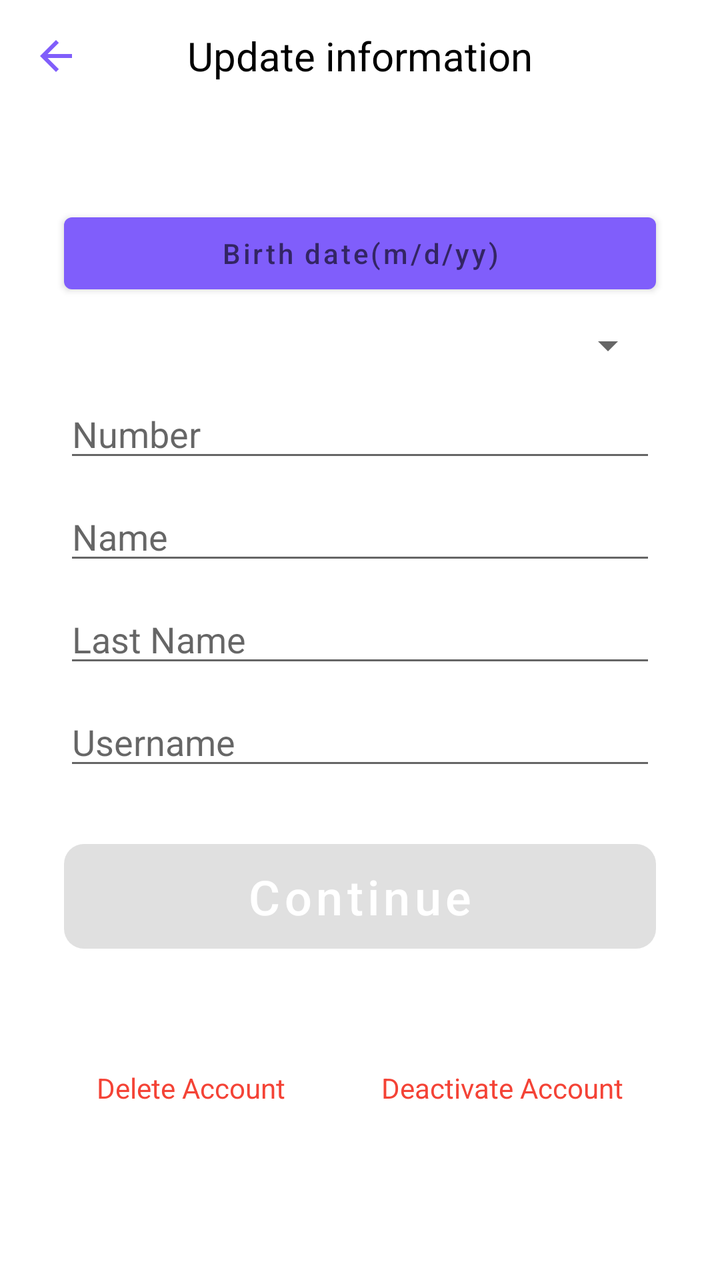
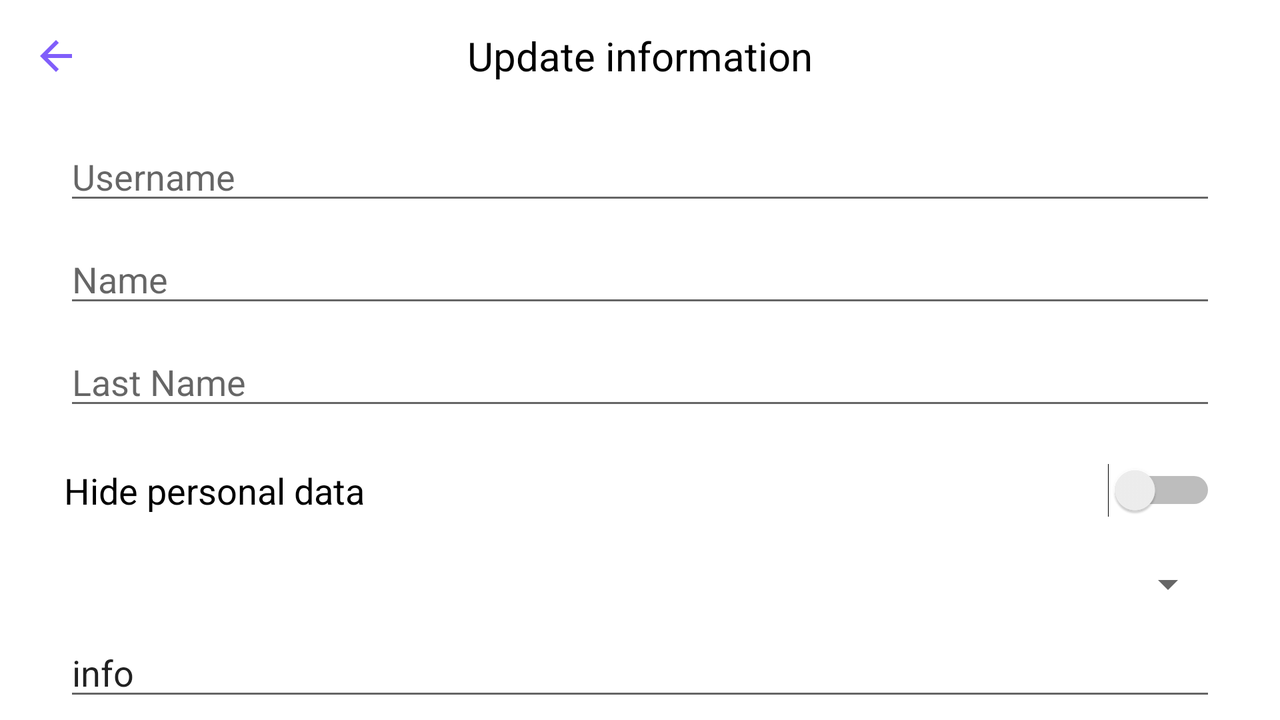

First picture: res/layout/ on a phone held upright. Second picture: the repository's own variant of that layout, on a device whose configuration matches the variant's folder. Source for both follows.
<!-- AndroidManifest.xml: application theme AppTheme -->
<!-- res/layout/fragment_update_user_information.xml -->
<?xml version="1.0" encoding="utf-8"?>
<layout xmlns:android="http://schemas.android.com/apk/res/android"
    xmlns:app="http://schemas.android.com/apk/res-auto"
    xmlns:tools="http://schemas.android.com/tools">

    <data>
        <variable
            name="updateUserViewModel"
            type="com.example.dynamicmessenger.userHome.viewModels.UpdateUserInformationViewModel" />
    </data>

        <androidx.constraintlayout.widget.ConstraintLayout
            android:layout_width="match_parent"
            android:layout_height="match_parent"
            android:layout_gravity="center"
            android:fitsSystemWindows="true">

            <androidx.appcompat.widget.Toolbar
                android:id="@+id/updateUserInformationToolbar"
                android:layout_width="match_parent"
                android:layout_height="?attr/actionBarSize"
                app:layout_constraintEnd_toEndOf="parent"
                app:layout_constraintStart_toStartOf="parent"
                app:layout_constraintTop_toTopOf="parent"
                android:background="@color/white"
                app:title=" "
                app:navigationIcon="@drawable/ic_baseline_arrow_back_24">

                <TextView
                    android:id="@+id/textViewInformation"
                    android:text="@string/update_information"
                    android:layout_width="wrap_content"
                    android:layout_height="wrap_content"
                    android:layout_gravity="center"
                    android:textSize="20sp" />
            </androidx.appcompat.widget.Toolbar>

            <androidx.core.widget.NestedScrollView
                android:layout_width="match_parent"
                android:layout_height="wrap_content"
                app:layout_constraintBottom_toBottomOf="parent"
                app:layout_constraintEnd_toEndOf="parent"
                app:layout_constraintStart_toStartOf="parent"
                app:layout_constraintTop_toBottomOf="@+id/updateUserInformationToolbar">

                <androidx.constraintlayout.widget.ConstraintLayout
                    android:layout_width="match_parent"
                    android:layout_height="match_parent">

                    <LinearLayout
                        android:id="@+id/linearLayout"
                        android:layout_width="match_parent"
                        android:layout_height="wrap_content"
                        android:orientation="vertical"
                        app:layout_constraintEnd_toEndOf="parent"
                        app:layout_constraintStart_toStartOf="parent"
                        app:layout_constraintTop_toTopOf="parent">

                        <Button
                            android:id="@+id/birthDateEditText"
                            android:layout_width="match_parent"
                            android:layout_height="wrap_content"
                            android:layout_marginStart="32dp"
                            android:layout_marginTop="10dp"
                            android:layout_marginEnd="32dp"
                            android:ems="10"
                            android:hint="@string/birth_date" />

                        <Spinner
                            android:id="@+id/universitySpinner"
                            android:layout_width="match_parent"
                            android:layout_height="wrap_content"
                            android:layout_marginStart="32dp"
                            android:layout_marginTop="10dp"
                            android:layout_marginEnd="32dp"
                            android:ems="10"
                            android:inputType="textPersonName" />

                        <EditText
                            android:id="@+id/editTextPhoneNumber"
                            android:layout_width="match_parent"
                            android:layout_height="wrap_content"
                            android:layout_marginStart="32dp"
                            android:layout_marginTop="10dp"
                            android:layout_marginEnd="32dp"
                            android:ems="10"
                            android:hint="@string/number"
                            android:inputType="phone" />

                        <EditText
                            android:id="@+id/nameEditText"
                            android:layout_width="match_parent"
                            android:layout_height="wrap_content"
                            android:layout_marginStart="32dp"
                            android:layout_marginTop="10dp"
                            android:layout_marginEnd="32dp"
                            android:ems="10"
                            android:hint="@string/name"
                            android:inputType="textPersonName" />

                        <EditText
                            android:id="@+id/lastNameEditText"
                            android:layout_width="match_parent"
                            android:layout_height="wrap_content"
                            android:layout_marginStart="32dp"
                            android:layout_marginTop="10dp"
                            android:layout_marginEnd="32dp"
                            android:ems="10"
                            android:hint="@string/last_name"
                            android:inputType="textPersonName" />

                        <EditText
                            android:id="@+id/usernameEditText"
                            android:layout_width="match_parent"
                            android:layout_height="wrap_content"
                            android:layout_marginStart="32dp"
                            android:layout_marginTop="10dp"
                            android:layout_marginEnd="32dp"
                            android:ems="10"
                            android:hint="@string/username"
                            android:inputType="textPersonName" />
                    </LinearLayout>

                    <Button
                        android:id="@+id/continueButton"
                        style="@style/ButtonStyle"
                        android:layout_width="0dp"
                        android:layout_height="wrap_content"
                        android:layout_marginStart="32dp"
                        android:layout_marginTop="32dp"
                        android:layout_marginEnd="32dp"
                        android:background="@drawable/disable_button_design"
                        android:enabled="false"
                        android:text="@string/continue_button"
                        app:layout_constraintEnd_toEndOf="parent"
                        app:layout_constraintStart_toStartOf="parent"
                        app:layout_constraintTop_toBottomOf="@+id/linearLayout" />


                    <ProgressBar
                        android:id="@+id/progressBar"
                        style="?android:attr/progressBarStyle"
                        android:layout_width="wrap_content"
                        android:layout_height="wrap_content"
                        android:indeterminateDrawable="@drawable/progress_bar"
                        android:visibility="invisible"
                        app:layout_constraintBottom_toBottomOf="@+id/linearLayout"
                        app:layout_constraintEnd_toEndOf="parent"
                        app:layout_constraintStart_toStartOf="parent"
                        app:layout_constraintTop_toTopOf="@+id/linearLayout" />

                    <TextView
                        android:id="@+id/deleteAccountTextView"
                        android:layout_width="wrap_content"
                        android:layout_height="wrap_content"
                        android:text="Delete Account"
                        android:textColor="#F44336"
                        app:layout_constraintEnd_toStartOf="@+id/deactivateAccountTextView"
                        app:layout_constraintHorizontal_bias="0.5"
                        app:layout_constraintStart_toStartOf="parent"
                        app:layout_constraintTop_toTopOf="@+id/deactivateAccountTextView" />

                    <TextView
                        android:id="@+id/deactivateAccountTextView"
                        android:layout_width="wrap_content"
                        android:layout_height="wrap_content"
                        android:layout_marginTop="60dp"
                        android:layout_marginBottom="50dp"
                        android:text="Deactivate Account"
                        android:textColor="#F44336"
                        app:layout_constraintBottom_toBottomOf="parent"
                        app:layout_constraintEnd_toEndOf="parent"
                        app:layout_constraintHorizontal_bias="0.5"
                        app:layout_constraintStart_toEndOf="@+id/deleteAccountTextView"
                        app:layout_constraintTop_toBottomOf="@+id/continueButton" />
                </androidx.constraintlayout.widget.ConstraintLayout>

            </androidx.core.widget.NestedScrollView>

        </androidx.constraintlayout.widget.ConstraintLayout>

</layout>
<!-- resources referenced by this layout -->
<resources>
  <color name="white">#FFFFFF</color>
  <!-- drawable disable_button_design (drawable) -->
  <?xml version="1.0" encoding="utf-8"?>
  <shape xmlns:android="http://schemas.android.com/apk/res/android" android:shape="rectangle">
      <gradient
          android:angle="45"
          android:startColor="#9F9F9F"
          android:endColor="#5C5C5C"/>
      <corners
          android:radius="10dp" />
  </shape>
  <!-- drawable ic_baseline_arrow_back_24 (drawable) -->
  <vector xmlns:android="http://schemas.android.com/apk/res/android"
      android:width="24dp"
      android:height="24dp"
      android:viewportWidth="24"
      android:viewportHeight="24"
      android:tint="@color/appMainColour">
    <path
        android:fillColor="@android:color/white"
        android:pathData="M20,11H7.83l5.59,-5.59L12,4l-8,8 8,8 1.41,-1.41L7.83,13H20v-2z"/>
  </vector>
  <!-- drawable progress_bar (drawable) -->
  <?xml version="1.0" encoding="utf-8"?>
  <rotate xmlns:android="http://schemas.android.com/apk/res/android"
      android:fromDegrees="-90"
      android:pivotX="50%"
      android:pivotY="50%"
      android:toDegrees="1080">
  
      <shape
          android:shape="ring"
          android:useLevel="false">
  
          <gradient
              android:endColor="@color/GradientStartColorDark"
              android:startColor="#00B536FF"
              android:centerColor="#C9368DFF"
              android:centerY="0.5"
              android:type="sweep"
              android:useLevel="false"/>
      </shape>
  
  </rotate>
  <string name="birth_date">Birth date(m/d/yy)</string>
  <string name="continue_button">Continue</string>
  <string name="last_name">Last Name</string>
  <string name="name">Name</string>
  <string name="number">Number</string>
  <string name="update_information">Update information</string>
  <string name="username">Username</string>
  <style name="ButtonStyle">
          <item name="android:layout_width">match_parent</item>
          <item name="android:layout_height">wrap_content</item>
          <item name="android:textAllCaps">false</item>
          <item name="android:textColor">@android:color/white</item>
          <item name="android:textSize">24sp</item>
      </style>
  <!-- from res/values-v23/ -->
  <style name="AppTheme" parent="Theme.MaterialComponents.DayNight.NoActionBar">
          <item name="colorPrimary">@color/appMainColour</item>
          <item name="colorPrimaryDark">@color/colorPrimaryDark</item>
          <item name="colorAccent">@color/colorAccent</item>
          
          <item name="android:textColor">@color/appMainBlack</item>
          <item name="android:windowTranslucentStatus">true</item>
          <item name="android:windowLightStatusBar">true</item>
          <item name="android:windowAnimationStyle">@style/WindowAnimationTransition</item>
      </style>
  <color name="appMainColour">#805EFB</color>
  <color name="GradientStartColorDark">#b536ff</color>
  <color name="colorPrimaryDark">#3700B3</color>
  <color name="colorAccent">#0024F9</color>
  <color name="appMainBlack">#000000</color>
  <style name="WindowAnimationTransition">
          <item name="android:windowEnterAnimation">@android:anim/fade_in</item>
          <item name="android:windowExitAnimation">@android:anim/fade_out</item>
      </style>
</resources>
<!-- res/layout-land/fragment_update_user_information.xml (the repository's variant of the layout above) -->
<!-- drawn on the phone turned sideways -->
<?xml version="1.0" encoding="utf-8"?>
<layout xmlns:android="http://schemas.android.com/apk/res/android"
    xmlns:app="http://schemas.android.com/apk/res-auto"
    xmlns:tools="http://schemas.android.com/tools">

    <data>
        <variable
            name="updateUserViewModel"
            type="com.example.dynamicmessenger.userHome.viewModels.UpdateUserInformationViewModel" />
    </data>

    <androidx.constraintlayout.widget.ConstraintLayout
        android:layout_width="match_parent"
        android:layout_height="match_parent"
        android:layout_gravity="center"
        android:fitsSystemWindows="true">

        <androidx.appcompat.widget.Toolbar
            android:id="@+id/updateUserInformationToolbar"
            android:layout_width="match_parent"
            android:layout_height="?attr/actionBarSize"
            app:layout_constraintEnd_toEndOf="parent"
            app:layout_constraintStart_toStartOf="parent"
            app:layout_constraintTop_toTopOf="parent"
            android:background="@color/white"
            app:title=" "
            app:navigationIcon="@drawable/ic_baseline_arrow_back_24">

            <TextView
                android:id="@+id/textViewInformation"
                android:text="@string/update_information"
                android:layout_width="wrap_content"
                android:layout_height="wrap_content"
                android:layout_gravity="center"
                android:textSize="20sp" />
        </androidx.appcompat.widget.Toolbar>

        <androidx.core.widget.NestedScrollView
            android:layout_width="match_parent"
            android:layout_height="wrap_content"
            app:layout_constraintEnd_toEndOf="parent"
            app:layout_constraintStart_toStartOf="parent"
            app:layout_constraintTop_toBottomOf="@+id/updateUserInformationToolbar">

            <androidx.constraintlayout.widget.ConstraintLayout
                android:layout_width="match_parent"
                android:layout_height="match_parent">

                <LinearLayout
                    android:id="@+id/linearLayout"
                    android:layout_width="match_parent"
                    android:layout_height="wrap_content"
                    android:orientation="vertical"
                    app:layout_constraintEnd_toEndOf="parent"
                    app:layout_constraintStart_toStartOf="parent"
                    app:layout_constraintTop_toTopOf="parent">

                    <EditText
                        android:id="@+id/usernameEditText"
                        android:layout_width="match_parent"
                        android:layout_height="wrap_content"
                        android:layout_marginStart="32dp"
                        android:layout_marginTop="10dp"
                        android:layout_marginEnd="32dp"
                        android:ems="10"
                        android:hint="@string/username"
                        android:inputType="textPersonName" />

                    <EditText
                        android:id="@+id/nameEditText"
                        android:layout_width="match_parent"
                        android:layout_height="wrap_content"
                        android:layout_marginStart="32dp"
                        android:layout_marginTop="10dp"
                        android:layout_marginEnd="32dp"
                        android:ems="10"
                        android:hint="@string/name"
                        android:inputType="textPersonName" />

                    <EditText
                        android:id="@+id/lastNameEditText"
                        android:layout_width="match_parent"
                        android:layout_height="wrap_content"
                        android:layout_marginStart="32dp"
                        android:layout_marginTop="10dp"
                        android:layout_marginEnd="32dp"
                        android:ems="10"
                        android:hint="@string/last_name"
                        android:inputType="textPersonName" />

                    <androidx.constraintlayout.widget.ConstraintLayout
                        android:layout_width="match_parent"
                        android:layout_height="50dp"
                        android:layout_marginStart="32dp"
                        android:layout_marginTop="10dp"
                        android:layout_marginEnd="32dp">

                        <TextView
                            android:layout_width="wrap_content"
                            android:layout_height="wrap_content"
                            android:text="@string/hide_personal_data"
                            android:textSize="18sp"
                            app:layout_constraintBottom_toBottomOf="parent"
                            app:layout_constraintStart_toStartOf="parent"
                            app:layout_constraintTop_toTopOf="parent" />

                        <Switch
                            android:id="@+id/hidePersonalDataSwitch"
                            android:layout_width="wrap_content"
                            android:layout_height="wrap_content"
                            app:layout_constraintBottom_toBottomOf="parent"
                            app:layout_constraintEnd_toEndOf="parent"
                            app:layout_constraintTop_toTopOf="parent" />


                    </androidx.constraintlayout.widget.ConstraintLayout>


                    <Spinner
                        android:id="@+id/genderSpinner"
                        android:layout_width="match_parent"
                        android:layout_height="wrap_content"
                        android:layout_marginStart="32dp"
                        android:layout_marginTop="10dp"
                        android:layout_marginEnd="32dp"
                        android:text="@string/select_gender" />

                    <EditText
                        android:id="@+id/userInfoEditText"
                        android:layout_width="match_parent"
                        android:layout_height="wrap_content"
                        android:layout_marginStart="32dp"
                        android:layout_marginTop="10dp"
                        android:layout_marginEnd="32dp"
                        android:text="info" />

                    <Spinner
                        android:id="@+id/universitySpinner"
                        android:layout_width="match_parent"
                        android:layout_height="wrap_content"
                        android:layout_marginStart="32dp"
                        android:layout_marginTop="10dp"
                        android:layout_marginEnd="32dp"
                        android:ems="10"
                        android:inputType="textPersonName" />

                    <Button
                        android:id="@+id/birthDateEditText"
                        android:layout_width="match_parent"
                        android:layout_height="wrap_content"
                        android:layout_marginStart="32dp"
                        android:layout_marginTop="10dp"
                        android:layout_marginEnd="32dp"
                        android:ems="10"
                        android:hint="@string/birth_date" />

                    <EditText
                        android:id="@+id/editTextPhoneNumber"
                        android:layout_width="match_parent"
                        android:layout_height="wrap_content"
                        android:layout_marginStart="32dp"
                        android:layout_marginTop="10dp"
                        android:layout_marginEnd="32dp"
                        android:ems="10"
                        android:hint="@string/number"
                        android:inputType="phone" />

                    <EditText
                        android:id="@+id/updateEmailEditText"
                        android:layout_width="match_parent"
                        android:layout_height="wrap_content"
                        android:layout_marginStart="32dp"
                        android:layout_marginTop="10dp"
                        android:layout_marginEnd="32dp"
                        android:text="@string/email" />

                </LinearLayout>

                <Button
                    android:id="@+id/continueButton"
                    style="@style/ButtonStyle"
                    android:layout_width="0dp"
                    android:layout_height="wrap_content"
                    android:layout_marginStart="32dp"
                    android:layout_marginTop="32dp"
                    android:layout_marginEnd="32dp"
                    android:background="@drawable/disable_button_design"
                    android:enabled="false"
                    android:text="@string/update_information"
                    app:layout_constraintEnd_toEndOf="parent"
                    app:layout_constraintStart_toStartOf="parent"
                    app:layout_constraintTop_toBottomOf="@+id/linearLayout" />

                <ProgressBar
                    android:id="@+id/progressBar"
                    style="?android:attr/progressBarStyle"
                    android:layout_width="wrap_content"
                    android:layout_height="wrap_content"
                    android:indeterminateDrawable="@drawable/progress_bar"
                    android:visibility="invisible"
                    app:layout_constraintBottom_toBottomOf="@+id/linearLayout"
                    app:layout_constraintEnd_toEndOf="parent"
                    app:layout_constraintStart_toStartOf="parent"
                    app:layout_constraintTop_toTopOf="@+id/linearLayout" />

                <TextView
                    android:id="@+id/deleteAccountTextView"
                    android:layout_width="wrap_content"
                    android:layout_height="wrap_content"
                    android:text="Delete Account"
                    android:textColor="#F44336"
                    app:layout_constraintEnd_toStartOf="@+id/deactivateAccountTextView"
                    app:layout_constraintHorizontal_bias="0.5"
                    app:layout_constraintStart_toStartOf="parent"
                    app:layout_constraintTop_toTopOf="@+id/deactivateAccountTextView" />

                <TextView
                    android:id="@+id/deactivateAccountTextView"
                    android:layout_width="wrap_content"
                    android:layout_height="wrap_content"
                    android:layout_marginTop="60dp"
                    android:layout_marginBottom="50dp"
                    android:text="Deactivate Account"
                    android:textColor="#F44336"
                    app:layout_constraintBottom_toBottomOf="parent"
                    app:layout_constraintEnd_toEndOf="parent"
                    app:layout_constraintHorizontal_bias="0.5"
                    app:layout_constraintStart_toEndOf="@+id/deleteAccountTextView"
                    app:layout_constraintTop_toBottomOf="@+id/continueButton" />
            </androidx.constraintlayout.widget.ConstraintLayout>
        </androidx.core.widget.NestedScrollView>
    </androidx.constraintlayout.widget.ConstraintLayout>
</layout>
<!-- resources referenced by the variant -->
<!-- as the phone turned sideways resolves them -->
<resources>
  <color name="white">#FFFFFF</color>
  <!-- drawable disable_button_design (drawable) -->
  <?xml version="1.0" encoding="utf-8"?>
  <shape xmlns:android="http://schemas.android.com/apk/res/android" android:shape="rectangle">
      <gradient
          android:angle="45"
          android:startColor="#9F9F9F"
          android:endColor="#5C5C5C"/>
      <corners
          android:radius="10dp" />
  </shape>
  <!-- drawable ic_baseline_arrow_back_24 (drawable) -->
  <vector xmlns:android="http://schemas.android.com/apk/res/android"
      android:width="24dp"
      android:height="24dp"
      android:viewportWidth="24"
      android:viewportHeight="24"
      android:tint="@color/appMainColour">
    <path
        android:fillColor="@android:color/white"
        android:pathData="M20,11H7.83l5.59,-5.59L12,4l-8,8 8,8 1.41,-1.41L7.83,13H20v-2z"/>
  </vector>
  <!-- drawable progress_bar (drawable) -->
  <?xml version="1.0" encoding="utf-8"?>
  <rotate xmlns:android="http://schemas.android.com/apk/res/android"
      android:fromDegrees="-90"
      android:pivotX="50%"
      android:pivotY="50%"
      android:toDegrees="1080">
  
      <shape
          android:shape="ring"
          android:useLevel="false">
  
          <gradient
              android:endColor="@color/GradientStartColorDark"
              android:startColor="#00B536FF"
              android:centerColor="#C9368DFF"
              android:centerY="0.5"
              android:type="sweep"
              android:useLevel="false"/>
      </shape>
  
  </rotate>
  <string name="birth_date">Birth date(m/d/yy)</string>
  <string name="email">Email</string>
  <string name="hide_personal_data">Hide personal data</string>
  <string name="last_name">Last Name</string>
  <string name="name">Name</string>
  <string name="number">Number</string>
  <string name="select_gender">Select gender</string>
  <string name="update_information">Update information</string>
  <string name="username">Username</string>
  <style name="ButtonStyle">
          <item name="android:layout_width">match_parent</item>
          <item name="android:layout_height">wrap_content</item>
          <item name="android:textAllCaps">false</item>
          <item name="android:textColor">@android:color/white</item>
          <item name="android:textSize">24sp</item>
      </style>
  <!-- from res/values-v23/ -->
  <style name="AppTheme" parent="Theme.MaterialComponents.DayNight.NoActionBar">
          <item name="colorPrimary">@color/appMainColour</item>
          <item name="colorPrimaryDark">@color/colorPrimaryDark</item>
          <item name="colorAccent">@color/colorAccent</item>
          
          <item name="android:textColor">@color/appMainBlack</item>
          <item name="android:windowTranslucentStatus">true</item>
          <item name="android:windowLightStatusBar">true</item>
          <item name="android:windowAnimationStyle">@style/WindowAnimationTransition</item>
      </style>
  <color name="appMainColour">#805EFB</color>
  <color name="GradientStartColorDark">#b536ff</color>
  <color name="colorPrimaryDark">#3700B3</color>
  <color name="colorAccent">#0024F9</color>
  <color name="appMainBlack">#000000</color>
  <style name="WindowAnimationTransition">
          <item name="android:windowEnterAnimation">@android:anim/fade_in</item>
          <item name="android:windowExitAnimation">@android:anim/fade_out</item>
      </style>
</resources>
